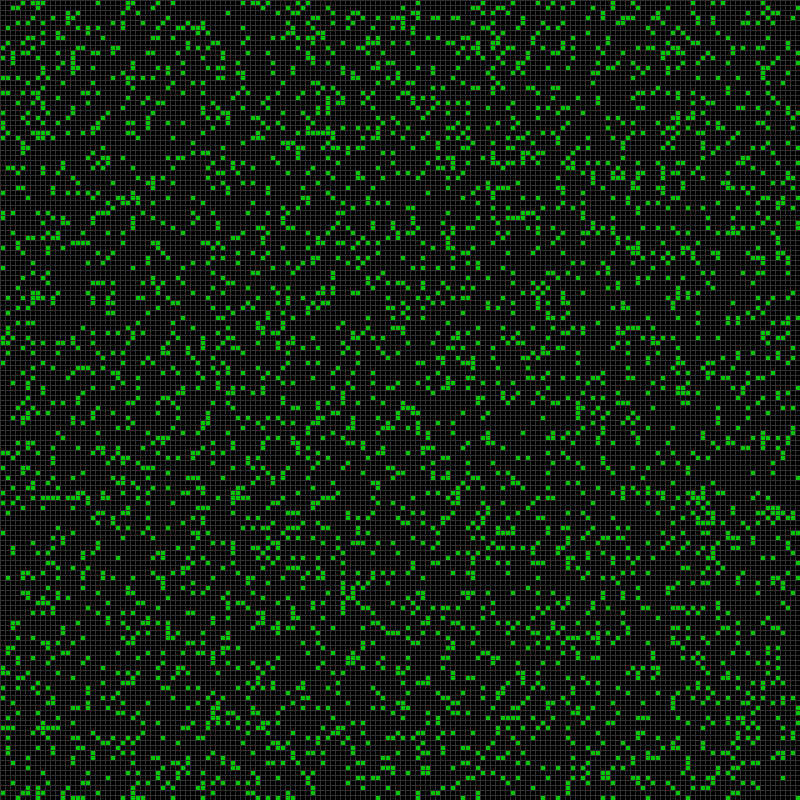
Frame 1 (no input)
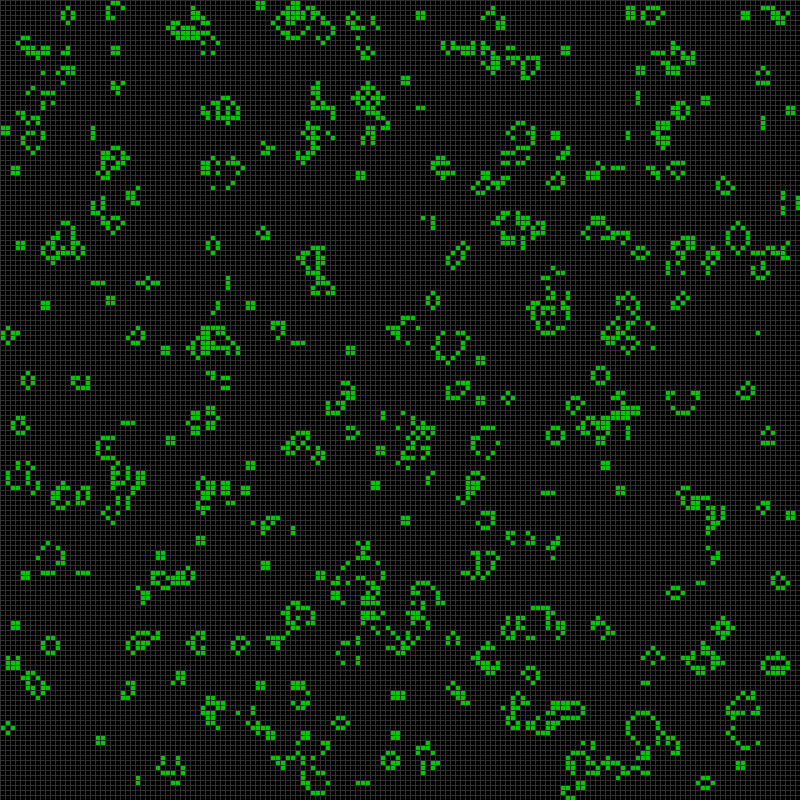
Frame 60 (the mouse pressed at the canvas centre just before this capture)
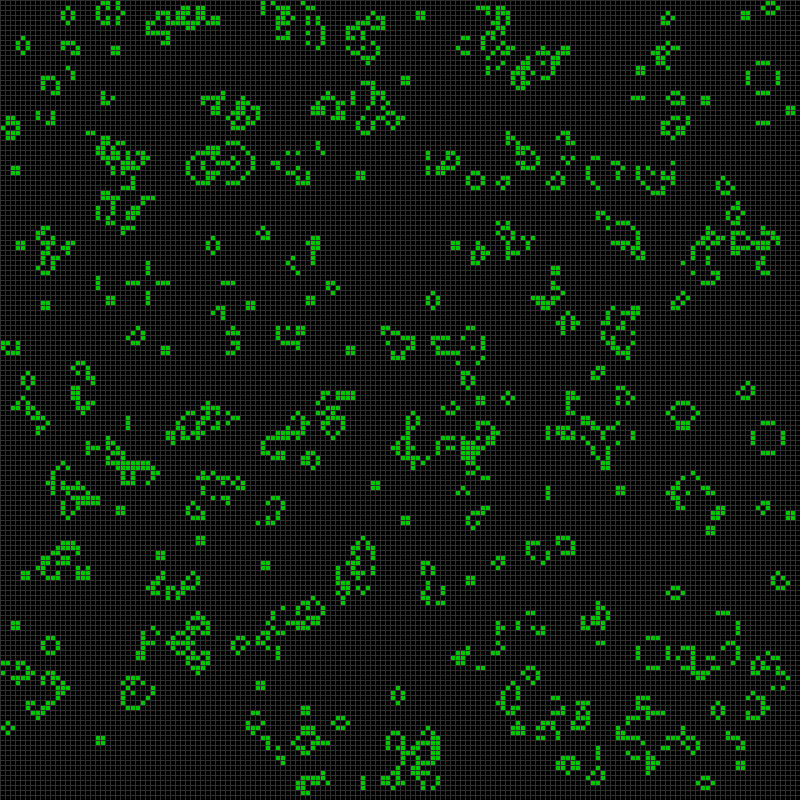
Frame 120 (the mouse held since frame 60 and released just before this capture)

The Processing sketch that drew these frames (run headless with seeded random() and noise(); from frame 60 on, the mouse is pressed at the canvas centre):

// Processing sketch: test
// ── test.pde
/**
 * A Processing implementation of Game of Life
 * By Joan Soler-Adillon
 *
 * Press SPACE BAR to pause and change the cell's values with the mouse
 * On pause, click to activate/deactivate cells
 * Press R to randomly reset the cells' grid
 * Press C to clear the cells' grid
 *
 * The original Game of Life was created by John Conway in 1970.
 */

// Size of cells
int cellSize = 5;

// How likely for a cell to be alive at start (in percentage)
float probabilityOfAliveAtStart = 15;

// Variables for timer
int interval = 100;
int lastRecordedTime = 0;

// Colors for active/inactive cells
color alive = color(0, 200, 0);
color dead = color(0);

// Array of cells
int[][] cells;
// Buffer to record the state of the cells and use this while changing the others in the interations
int[][] cellsBuffer;

// Pause
boolean pause = false;

void setup() {
    size (800, 800);

    // Instantiate arrays
    cells = new int[width/cellSize][height/cellSize];
    cellsBuffer = new int[width/cellSize][height/cellSize];

    // This stroke will draw the background grid
    stroke(48);

    noSmooth();

    // Initialization of cells
    for (int x=0; x<width/cellSize; x++) {
        for (int y=0; y<height/cellSize; y++) {
            float state = random (100);
            if (state > probabilityOfAliveAtStart) {
                state = 0;
            }
            else {
                state = 1;
            }
            cells[x][y] = int(state); // Save state of each cell
        }
    }
    background(0); // Fill in black in case cells don't cover all the windows
}


void draw() {

    //Draw grid
    for (int x=0; x<width/cellSize; x++) {
        for (int y=0; y<height/cellSize; y++) {
            if (cells[x][y]==1) {
                fill(alive); // If alive
            }
            else {
                fill(dead); // If dead
            }
            rect (x*cellSize, y*cellSize, cellSize, cellSize);
        }
    }
    // Iterate if timer ticks
    if (millis()-lastRecordedTime>interval) {
        if (!pause) {
            iteration();
            lastRecordedTime = millis();
        }
    }

    // Create    new cells manually on pause
    if (pause && mousePressed) {
        // Map and avoid out of bound errors
        int xCellOver = int(map(mouseX, 0, width, 0, width/cellSize));
        xCellOver = constrain(xCellOver, 0, width/cellSize-1);
        int yCellOver = int(map(mouseY, 0, height, 0, height/cellSize));
        yCellOver = constrain(yCellOver, 0, height/cellSize-1);

        // Check against cells in buffer
        if (cellsBuffer[xCellOver][yCellOver]==1) { // Cell is alive
            cells[xCellOver][yCellOver]=0; // Kill
            fill(dead); // Fill with kill color
        }
        else { // Cell is dead
            cells[xCellOver][yCellOver]=1; // Make alive
            fill(alive); // Fill alive color
        }
    }
    else if (pause && !mousePressed) { // And then save to buffer once mouse goes up
        // Save cells to buffer (so we opeate with one array keeping the other intact)
        for (int x=0; x<width/cellSize; x++) {
            for (int y=0; y<height/cellSize; y++) {
                cellsBuffer[x][y] = cells[x][y];
            }
        }
    }
}



void iteration() { // When the clock ticks
    // Save cells to buffer (so we opeate with one array keeping the other intact)
    for (int x=0; x<width/cellSize; x++) {
        for (int y=0; y<height/cellSize; y++) {
            cellsBuffer[x][y] = cells[x][y];
        }
    }

    // Visit each cell:
    for (int x=0; x<width/cellSize; x++) {
        for (int y=0; y<height/cellSize; y++) {
            // And visit all the neighbours of each cell
            int neighbours = 0; // We'll count the neighbours
            for (int xx=x-1; xx<=x+1; xx++) {
                for (int yy=y-1; yy<=y+1; yy++) {
                    if (((xx>=0)&&(xx<width/cellSize))&&((yy>=0)&&(yy<height/cellSize))) { // Make sure you are not out of bounds
                        if (!((xx==x)&&(yy==y))) { // Make sure to to check against self
                            if (cellsBuffer[xx][yy]==1) {
                                neighbours ++; // Check alive neighbours and count them
                            }
                        } // End of if
                    } // End of if
                } // End of yy loop
            } //End of xx loop
            // We've checked the neigbours: apply rules!
            if (cellsBuffer[x][y]==1) { // The cell is alive: kill it if necessary
                if (neighbours < 2 || neighbours > 3) {
                    cells[x][y] = 0; // Die unless it has 2 or 3 neighbours
                }
            }
            else { // The cell is dead: make it live if necessary
                if (neighbours == 3 ) {
                    cells[x][y] = 1; // Only if it has 3 neighbours
                }
            } // End of if
        } // End of y loop
    } // End of x loop
} // End of function

void keyPressed() {
    if (key=='r' || key == 'R') {
        // Restart: reinitialization of cells
        for (int x=0; x<width/cellSize; x++) {
            for (int y=0; y<height/cellSize; y++) {
                float state = random (100);
                if (state > probabilityOfAliveAtStart) {
                    state = 0;
                }
                else {
                    state = 1;
                }
                cells[x][y] = int(state); // Save state of each cell
            }
        }
    }
    if (key==' ') { // On/off of pause
        pause = !pause;
    }
    if (key=='c' || key == 'C') { // Clear all
        for (int x=0; x<width/cellSize; x++) {
            for (int y=0; y<height/cellSize; y++) {
                cells[x][y] = 0; // Save all to zero
            }
        }
    }
}
